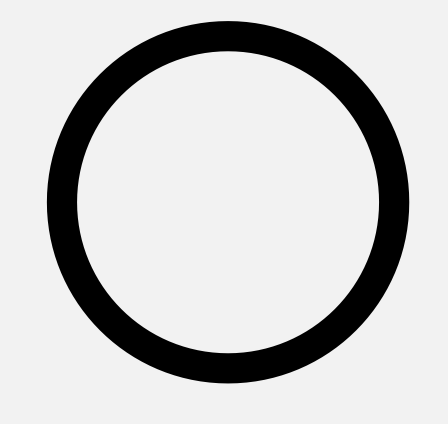
//> input picture OpencvAlgorithmPractice/images/circle.png, 448 x 424 px
$ ./OpencvAlgorithmPractice   (built with g++ and OpenCV 4)
//> lines starting //> are read from the running program, lines starting //| are printed output that depends on the picture
### OpencvAlgorithmPractice/OpencvAlgorithmPractice/lineFinder.h
#pragma once

#define M_PI 3.14159265358979323846

#include <opencv2\opencv.hpp>

namespace oc {

	struct rect {
		double x;
		double y;
		double width;
		double height;
		double angle;

	};

	struct line {
		cv::Point2d center;
		double slope;
		double y_intercept;

		cv::Point2d start;
		cv::Point2d end;

		bool isVertical;
	};


	class lineFinder {

	public:

		lineFinder() {

		}

		void draw(cv::Mat _image, line _line, cv::Scalar _color = cv::Scalar(0, 255, 0), int _thickness = 2) {
			cv::line(_image, cv::Point(_line.start.x, _line.start.y), cv::Point(_line.end.x, _line.end.y), _color, _thickness);
		}

		void draw(cv::Mat _image, rect _rect, cv::Scalar _color = cv::Scalar(0, 255, 0), int _thickness = 2) {

			int stX = _rect.x;
			int endX = _rect.x + _rect.width;
			int stY = _rect.y;
			int endY = _rect.y + _rect.height;

			double angle = _rect.angle * M_PI / 180.0;

			int ltX = (stX - stX) * cos(angle) - (stY - stY)*sin(angle) + stX;
			int ltY = (stX - stX) * sin(angle) + (stY - stY)*cos(angle) + stY;

			int rtX = (endX - stX) * cos(angle) - (stY - stY)*sin(angle) + stX;
			int rtY = (endX - stX) * sin(angle) + (stY - stY)*cos(angle) + stY;

			int lbX = (stX - stX) * cos(angle) - (endY - stY)*sin(angle) + stX;
			int lbY = (stX - stX) * sin(angle) + (endY - stY)*cos(angle) + stY;

			int rbX = (endX - stX) * cos(angle) - (endY - stY)*sin(angle) + stX;
			int rbY = (endX - stX) * sin(angle) + (endY - stY)*cos(angle) + stY;

			cv::line(_image, cv::Point(ltX, ltY), cv::Point(rtX, rtY), _color, _thickness);
			cv::line(_image, cv::Point(rtX, rtY), cv::Point(rbX, rbY), _color, _thickness);
			cv::line(_image, cv::Point(rbX, rbY), cv::Point(lbX, lbY), _color, _thickness);
			cv::line(_image, cv::Point(lbX, lbY), cv::Point(ltX, ltY), _color, _thickness);

		}


		line compute(cv::Mat _image, rect _rect, double _diffThres, double _disThres, double _costThres) {
			std::vector<cv::Point2d> points;

			int stX = _rect.x;
			int endX = _rect.x + _rect.width;
			int stY = _rect.y;
			int endY = _rect.y + _rect.height;

			double angle = _rect.angle * M_PI / 180.0;

			for (int y = stY; y < endY; y++) {
				for (int x = stX; x < endX - 1; x++) {

					int currentAngleX = (x - stX) * cos(angle) - (y - stY)*sin(angle) + stX;
					int currentAngleY = (x - stX) * sin(angle) + (y - stY)*cos(angle) + stY;

					int nextAngleX = (x + 1 - stX) * cos(angle) - (y - stY)*sin(angle) + stX;
					int nextAngleY = (x + 1 - stX) * sin(angle) + (y - stY)*cos(angle) + stY;

					int currentX = currentAngleX;
					int currentY = currentAngleY;

					int nextX = nextAngleX;
					int nextY = nextAngleY;

					if (currentX >= _image.cols || currentX < 0) continue;
					if (currentY >= _image.rows || currentY < 0) continue;
					if (nextX >= _image.cols || nextX < 0) continue;
					if (nextY >= _image.rows || nextY < 0) continue;

					unsigned char * imgPointer = static_cast<unsigned char *>(_image.data);

					double currentPixelValue = imgPointer[currentY *  _image.cols + currentX];
					double nextPixelValue = imgPointer[nextY *  _image.cols + nextX];

					if (abs(currentPixelValue - nextPixelValue) > _diffThres) {
						points.push_back(cv::Point2d(currentX, currentY));
						break;
					}


				}
			}

			oc::line estimatedModel;
			oc::line finalModel;
			int pickSample = 2;
			std::vector<cv::Point2d> inlier;
			double max_cost = 0;


			int max_iteration = (int)(1 + log(1. - 0.99) / log(1. - pow(0.5, pickSample /* 횟수 */)));
			while (max_iteration-- && points.size() > pickSample) {
				std::vector<cv::Point2d>  ramdom = randomSample(points, pickSample);
				lineModelCompute(ramdom, estimatedModel, _image.cols, _image.rows);


				double cost = lineVerfication(inlier, estimatedModel, points, _disThres);


				if (cost >= max_cost) {
					max_cost = cost;
					finalModel = estimatedModel;
				}

			}

			return finalModel;
		}

	private:


		bool checkRamdomOverlap(cv::Point2d _selectedPoint, std::vector<cv::Point2d> & _savedPoints)
		{
			for (int i = 0; i < _savedPoints.size(); i++) {
				if (_selectedPoint.x == _savedPoints[i].x && _selectedPoint.y == _savedPoints[i].y)
				{
					return true;
				}
			}
			return false;
		}

		std::vector<cv::Point2d> randomSample(std::vector<cv::Point2d> & _samples, int _sample_count)
		{
			std::vector<cv::Point2d> savedPoints;
			int sampleSize = _samples.size();
			for (int index = 0; index < _sample_count;) {

				int generatedIndex = rand() % sampleSize;
				cv::Point2d selectedPoint = _samples[generatedIndex];

				if (!checkRamdomOverlap(selectedPoint, savedPoints)) {
					savedPoints.push_back(selectedPoint);
					++index;
				}
			};

			return savedPoints;
		}

		double lineDistance(line & _estimatedModel, cv::Point2d & _points) {

			double distance = abs(_estimatedModel.slope * _points.x - _points.y + _estimatedModel.y_intercept) / sqrt((_estimatedModel.slope * _estimatedModel.slope) + 1);
			//   | ax + by + c | / sqrt(a^2 + b^2) 직선과 점의 거리

			return distance;
		}

		double lineVerfication(std::vector<cv::Point2d> & _inlier, line & _estimatedModel, std::vector<cv::Point2d> & _points, double _distance_threshold)
		{
			_inlier.clear();

			double cost = 0.;

			for (int i = 0; i < _points.size(); i++) {
				// 직선에 내린 수선의 길이를 계산한다.
				double distance = lineDistance(_estimatedModel, _points[i]);

				// 예측된 모델에서 유효한 데이터인 경우, 유효한 데이터 집합에 더한다.
				if (distance < _distance_threshold) {
					//std::cout << "current Distance = " << distance << std::endl;
					cost += 1.;
					_inlier.push_back(_points[i]);
				}
			}
			return cost;
		}

		void lineModelCompute(std::vector<cv::Point2d> & _samples, line  & _model, double _width, double _height) {

			cv::Point2d center;


			center.x = (_samples[0].x + _samples[1].x) / 2;
			center.y = (_samples[0].y + _samples[1].y) / 2;
			_model.center = center;


			if (abs(_samples[0].x + _samples[1].x) == 0) {
				_model.isVertical = true;
				_model.slope = 0;
				_model.start.x = _model.center.x;
				_model.start.y = 0;

				_model.end.x = _model.center.y;
				_model.end.y = _height;
			}
			else {
				_model.isVertical = false;
				_model.slope = (_samples[0].y - _samples[1].y) / (_samples[0].x - _samples[1].x);
				//_model.slope = totalSlope;
				_model.y_intercept = center.y - _model.slope * center.x;

				_model.start.y = _model.slope * 0 + _model.y_intercept;
				_model.start.x = 0;

				_model.end.x = _width;
				_model.end.y = _model.slope * (_width) + _model.y_intercept;
			}

		}

	};

};

### OpencvAlgorithmPractice/OpencvAlgorithmPractice/circleFinder.h
#pragma once

#define M_PI 3.14159265358979323846

#include <opencv2\opencv.hpp>

namespace oc {

	/// circle 구조체
	struct circle {
		double x;
		double y;
		double r;
	};

	class circleFinder {

	private:

		/// circle과 점간에 거리를 측정하는 함수
		double circleDistance(circle _circle, cv::Point2d _point)
		{
			double dx = _circle.x - _point.x;
			double dy = _circle.y - _point.y;
			return fabs(sqrt(dx*dx + dy * dy) - _circle.r);
		}

		///랜덤하게 뽑은 점의 중복 여부를 확인하는 함수
		bool checkRamdomOverlap(cv::Point2d _selectedPoint, std::vector<cv::Point2d> & _savedPoints)
		{
			for (int i = 0; i < _savedPoints.size(); i++) {
				if (_selectedPoint.x == _savedPoints[i].x && _selectedPoint.y == _savedPoints[i].y)
				{
					return true;
				}
			}
			return false;
		}

		/// 주어진 갯수만큼 inlierPoint에서 포인트를 뽑는 함수.
		std::vector<cv::Point2d> randomSample(std::vector<cv::Point2d> & _samples, int _sample_count)
		{
			std::vector<cv::Point2d> savedPoints;
			int sampleSize = _samples.size();
			for (int index = 0; index < _sample_count;) {

				int generatedIndex = rand() % sampleSize;
				cv::Point2d selectedPoint = _samples[generatedIndex];

				if (!checkRamdomOverlap(selectedPoint, savedPoints)) {
					savedPoints.push_back(selectedPoint);
					++index;
				}
			};

			return savedPoints;
		}

		/// circle 모델을 구하는 함수. (최소자승법)
		void circleModelCompute(std::vector<cv::Point2d> & _samples, circle  & _model) {
			cv::Mat A = cv::Mat::ones(_samples.size(), 3, CV_64F);
			cv::Mat B = cv::Mat::ones(_samples.size(), 1, CV_64F);

			for (int index = 0; index < _samples.size(); index++) {
				double x = _samples[index].x;
				double y = _samples[index].y;
				A.at<double>(index, 0) = x;
				A.at<double>(index, 1) = y;

				B.at<double>(index, 0) = -x * x - y * y;
			}

			cv::Mat tranA = A.t();
			cv::Mat invA = (tranA * A).inv() * tranA;
			cv::Mat x = invA * B;

			double cx = -x.at<double>(0, 0) / 2.0;
			double cy = -x.at<double>(1, 0) / 2.0;
			double r = sqrt(cx*cx + cy * cy - x.at<double>(2, 0));

			_model.x = cx;
			_model.y = cy;
			_model.r = r;
		}


		/// circle 모델을 검증하는 함수.
		double circleVerfication(std::vector<cv::Point2d> & _inliear, circle & _estimatedModel, std::vector<cv::Point2d> & _points, double _distance_threshold)
		{
			_inliear.clear();

			double cost = 0.;

			for (int i = 0; i < _points.size(); i++) {
				// 직선에 내린 수선의 길이를 계산한다.
				double distance = circleDistance(_estimatedModel, _points[i]);

				// 예측된 모델에서 유효한 데이터인 경우, 유효한 데이터 집합에 더한다.
				if (distance < _distance_threshold) {
					cost += 1.;
					_inliear.push_back(_points[i]);
				}
			}
			return cost;
		}


	public:

		circleFinder() {

		}

		void draw(cv::Mat _image, circle centerPoint, cv::Scalar _color = cv::Scalar(0, 255, 0), int _thickness = 2) {
			cv::circle(_image, cv::Point(centerPoint.x, centerPoint.y), centerPoint.r, _color, _thickness);
		}

		circle compute(cv::Mat _image, circle centerPoint, double _minRad, double _maxRad, double _stepAng, int _diffThres, int _disThres, double _costThres=0.9) {

			std::vector<cv::Point2d> inlierPoints;

			std::vector<cv::Point2d> points;
			for (double angle = 0; angle < 360; angle += _stepAng) {
				for (int radius = _minRad; radius < _maxRad; radius++) {

					double degree = angle * M_PI / 180.0;

					int currentX = (int)centerPoint.x + cos(degree) * radius;
					int currentY = (int)centerPoint.y + sin(degree) * radius;

					int nextX = (int)centerPoint.x + cos(degree) * (radius + 1);
					int nextY = (int)centerPoint.y + sin(degree) * (radius + 1);

					if (currentX >= _image.cols || currentX < 0) continue;
					if (currentY >= _image.rows || currentY < 0) continue;
					if (nextX >= _image.cols || nextX < 0) continue;
					if (nextY >= _image.rows || nextY < 0) continue;

					unsigned char * imgPointer = static_cast<unsigned char *>(_image.data);

					double currentPixelValue = imgPointer[currentY *  _image.cols + currentX];
					double nextPixelValue = imgPointer[nextY *  _image.cols + nextX];

					if (abs(currentPixelValue - nextPixelValue) > _diffThres) {
						points.push_back(cv::Point2d(currentX, currentY));
						break;
					}
				}
			}

			circle estimated_model;
			circle final_model;

			int sampleCount = 3;
			int maxCost = 0;

			int max_iteration = (int)(1 + log(1. - 0.99) / log(1. - pow(0.5, sampleCount /* 횟수 */)));

			for (int index = 0; index < max_iteration; index++) {
				std::vector<cv::Point2d> randomPoints = randomSample(points, sampleCount);					// random 포인트 추출
				circleModelCompute(randomPoints, estimated_model);												//circle 모델 생성
				double cost = circleVerfication(inlierPoints, estimated_model, points, _disThres);

				if (maxCost < cost) {
					maxCost = cost;

					circleModelCompute(inlierPoints, final_model);
					//if (maxCost / points.size() > _costThres)
					//	break;
				}
			}

			return final_model;
		}
	};
};

### OpencvAlgorithmPractice/OpencvAlgorithmPractice/OpencvAlgorithmPractice.cpp
// OpencvAlgorithmPractice.cpp : 이 파일에는 'main' 함수가 포함됩니다. 거기서 프로그램 실행이 시작되고 종료됩니다.
//
#include <iostream>
#include <opencv2\opencv.hpp>
#include <Windows.h>


#include "circleFinder.h"
#include "lineFinder.h"


int main()
{

	LARGE_INTEGER frequency;
	LARGE_INTEGER beginTime;
	LARGE_INTEGER endTime;


	cv::Mat image1 = cv::imread("C://Github//OpencvAlgorithmPractice//OpencvAlgorithmPractice//images//circle.png", cv::IMREAD_GRAYSCALE);
//> image1 is the input picture: 424 rows x 448 cols, CV_8UC1; min 0, max 242, mean 201.8
	cv::Mat color1 = cv::imread("C://Github//OpencvAlgorithmPractice//OpencvAlgorithmPractice//images//circle.png", cv::IMREAD_COLOR);


	cv::Mat image2 = cv::imread("C://Github//OpencvAlgorithmPractice//OpencvAlgorithmPractice//images//blackandwhite.png", cv::IMREAD_GRAYSCALE);
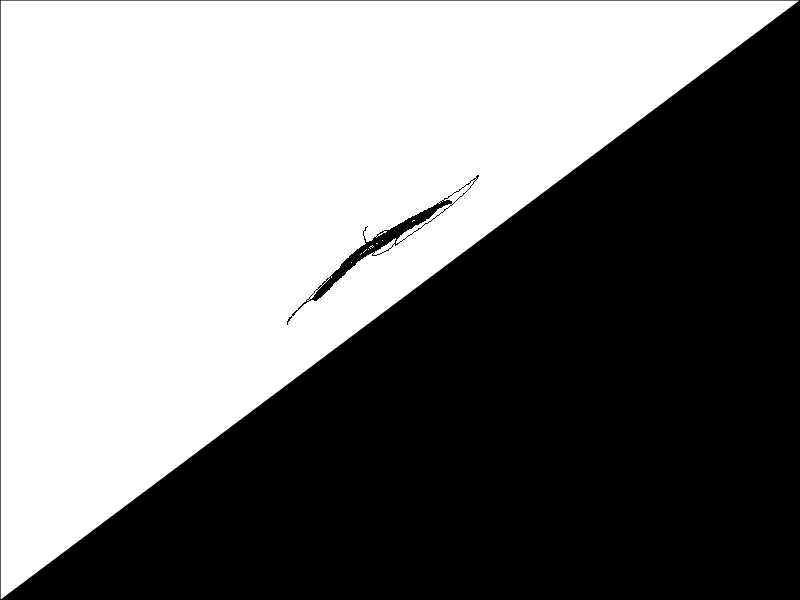
//> input picture OpencvAlgorithmPractice/images/blackandwhite.png, 800 x 600 px
//> image2 is the input picture: 600 rows x 800 cols, CV_8UC1; min 0, max 255, mean 126.1
	cv::Mat color2 = cv::imread("C://Github//OpencvAlgorithmPractice//OpencvAlgorithmPractice//images//blackandwhite.png", cv::IMREAD_COLOR);


	while (true) {
		oc::circleFinder finder1;
		oc::circle center;
		center.x = 230;
		center.y = 200;

		cv::Mat copy1 = color1.clone();
		oc::circle result1 = finder1.compute(image1, center, 100, 200, 15, 50, 10);
//> after the loop in compute, `for (double angle = 0; angle < 360; angle += _stepAng)`: points = 24 Points (x, y), first 12: [378, 200], [373, 238], [359, 275], [336, 306], [305, 330], [269, 346], [230, 352], [190, 347], [153, 332], [121, 308], [97, 276], [82, 239]
//> the loop in compute, `for (int index = 0; index < max_iteration; index++)` made 35 passes
//> (randomPoints, tranA in circleModelCompute, x in circleModelCompute, cx in circleModelCompute, cy in circleModelCompute, r in circleModelCompute, cost, maxCost) on pass 1: (3 Points (x, y): [190, 347], [357, 126], [121, 308], [[190, 357, 121], [347, 126, 308], [1, 1, 1]], [-453.7, -402.5, 69366.6], 226.9, 201.3, 150.3, 24, 24)
//> (randomPoints, tranA in circleModelCompute, x in circleModelCompute, cx in circleModelCompute, cy in circleModelCompute, r in circleModelCompute, cost) on passes 2 to 5: (3 Points (x, y): [268, 57], [191, 56], [190, 347], [[268, 191, 190], [57, 56, 347], [1, 1, 1]], [-455.2, -403.3, 69914.3], 227.6, 201.6, 150.2, 24), (3 Points (x, y): [97, 276], [77, 200], [121, 308], [[97, 77, 121], [276, 200, 308], [1, 1, 1]], [-463.6, -399.8, 69726.6], 231.8, 199.9, 154.8, 24), (3 Points (x, y): [83, 160], [359, 275], [268, 57], [[83, 359, 268], [160, 275, 57], [1, 1, 1]], [-455, -403.8, 69883.7], 227.5, 201.9, 150.5, 24), (3 Points (x, y): [359, 275], [268, 57], [82, 239], [[359, 268, 82], [275, 57, 239], [1, 1, 1]], [-455.3, -403.7, 69966.7], 227.7, 201.8, 150.3, 24)
//> after the loop in compute, `for (int index = 0; index < max_iteration; index++)`: inlierPoints has the same summary as points; maxCost = 24
		finder1.draw(copy1, result1);
//> in draw, `cv::circle(_image, cv::Point(centerPoint.x, centerPoint.y), centerPoin..`: centerPoint.r = 150.1


		oc::lineFinder finder2;

		oc::rect rect;
		rect.x = 589;
		rect.y = 60;
		rect.width = 100;
		rect.height = 700;
		rect.angle = 50;

		cv::Mat copy2 = color2.clone();

		oc::line result2 = finder2.compute(image2, rect, 50, 2, 0.99);
//> in compute, `int stX = _rect.x;`: stX = 589
//> in compute, `int endX = _rect.x + _rect.width;`: endX = 689
//> in compute, `int stY = _rect.y;`: stY = 60
//> in compute, `int endY = _rect.y + _rect.height;`: endY = 760
//> in compute, `double angle = _rect.angle * M_PI / 180.0;`: angle = 0.873
//> after the loop in compute, `for (int y = stY; y < endY; y++)`: points = 700 Points (x, y), first 12: [639, 119], [638, 120], [637, 121], [636, 121], [635, 121], [635, 122], [634, 123], [633, 124], [633, 124], [631, 124], [630, 125], [630, 126]
//> the loop in compute, `while (max_iteration-- && points.size() > pickSample)` made 17 passes
//> (ramdom, cost, max_cost) on passes 1, 4, 6, 7, 14: (2 Points (x, y): [325, 355], [196, 451], 427, 427), (2 Points (x, y): [606, 144], [106, 519], 461, 461), (2 Points (x, y): [223, 431], [607, 143], 461, 461), (2 Points (x, y): [535, 197], [614, 138], 461, 461), (2 Points (x, y): [106, 519], [554, 183], 461, 461)
//> (ramdom, cost) on passes 2, 3, 5, 8, 9, 10: (2 Points (x, y): [273, 393], [237, 421], 185), (2 Points (x, y): [299, 306], [371, 245], 74), (2 Points (x, y): [247, 413], [404, 219], 33), (2 Points (x, y): [305, 370], [365, 256], 19), (2 Points (x, y): [181, 463], [298, 306], 42), (2 Points (x, y): [579, 164], [355, 262], 33)
//> after the loop in compute, `while (max_iteration-- && points.size() > pickSample)`: max_iteration = -1; inlier = 20 Points (x, y), first 12: [617, 136], [617, 136], [614, 137], [614, 138], [613, 139], [612, 139], [611, 140], [611, 140], [610, 141], [609, 142], [608, 142], [473, 180]; max_cost = 461
		finder2.draw(copy2, rect);
//> in draw, `int stX = _rect.x;`: stX = 589
//> in draw, `int endX = _rect.x + _rect.width;`: endX = 689
//> in draw, `int stY = _rect.y;`: stY = 60
//> in draw, `int endY = _rect.y + _rect.height;`: endY = 760
//> in draw, `double angle = _rect.angle * M_PI / 180.0;`: angle = 0.873
//> in draw, `int ltX = (stX - stX) * cos(angle) - (stY - stY)*sin(angle) + stX;`: ltX = 589
//> in draw, `int ltY = (stX - stX) * sin(angle) + (stY - stY)*cos(angle) + stY;`: ltY = 60
//> in draw, `int rtX = (endX - stX) * cos(angle) - (stY - stY)*sin(angle) + stX;`: rtX = 653
//> in draw, `int rtY = (endX - stX) * sin(angle) + (stY - stY)*cos(angle) + stY;`: rtY = 136
//> in draw, `int lbX = (stX - stX) * cos(angle) - (endY - stY)*sin(angle) + stX;`: lbX = 52
//> in draw, `int lbY = (stX - stX) * sin(angle) + (endY - stY)*cos(angle) + stY;`: lbY = 509
//> in draw, `int rbX = (endX - stX) * cos(angle) - (endY - stY)*sin(angle) + stX;`: rbX = 117
//> in draw, `int rbY = (endX - stX) * sin(angle) + (endY - stY)*cos(angle) + stY;`: rbY = 586
		finder2.draw(copy2, result2, cv::Scalar(0, 0, 255));
//> in draw, `cv::line(_image, cv::Point(_line.start.x, _line.start.y), cv::Point(_l..`:
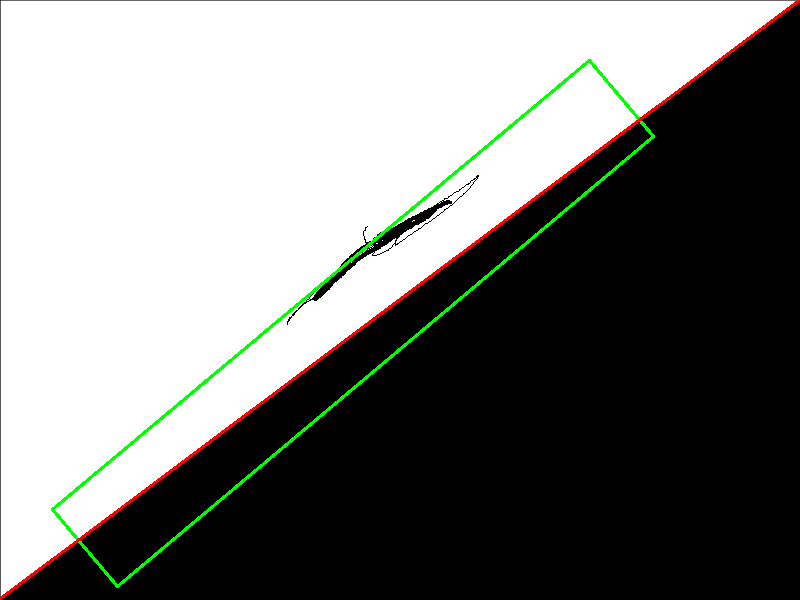
//> _image: 600 rows x 800 cols, CV_8UC3; mean B, G, R 123.8, 126.5, 125.4


		cv::imshow("original1", image1);
		cv::imshow("color1", copy1);

		cv::imshow("original2", image2);
		cv::imshow("color2", copy2);

		cv::waitKey(0);
	}

}
